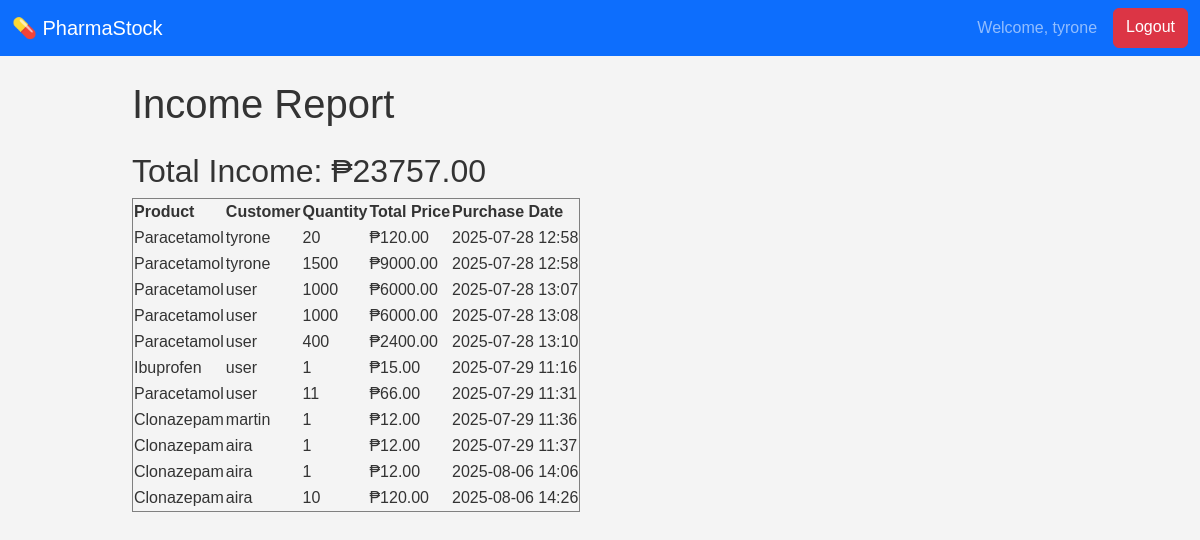
Page /income-report/ (signed in) on the earlier database version.
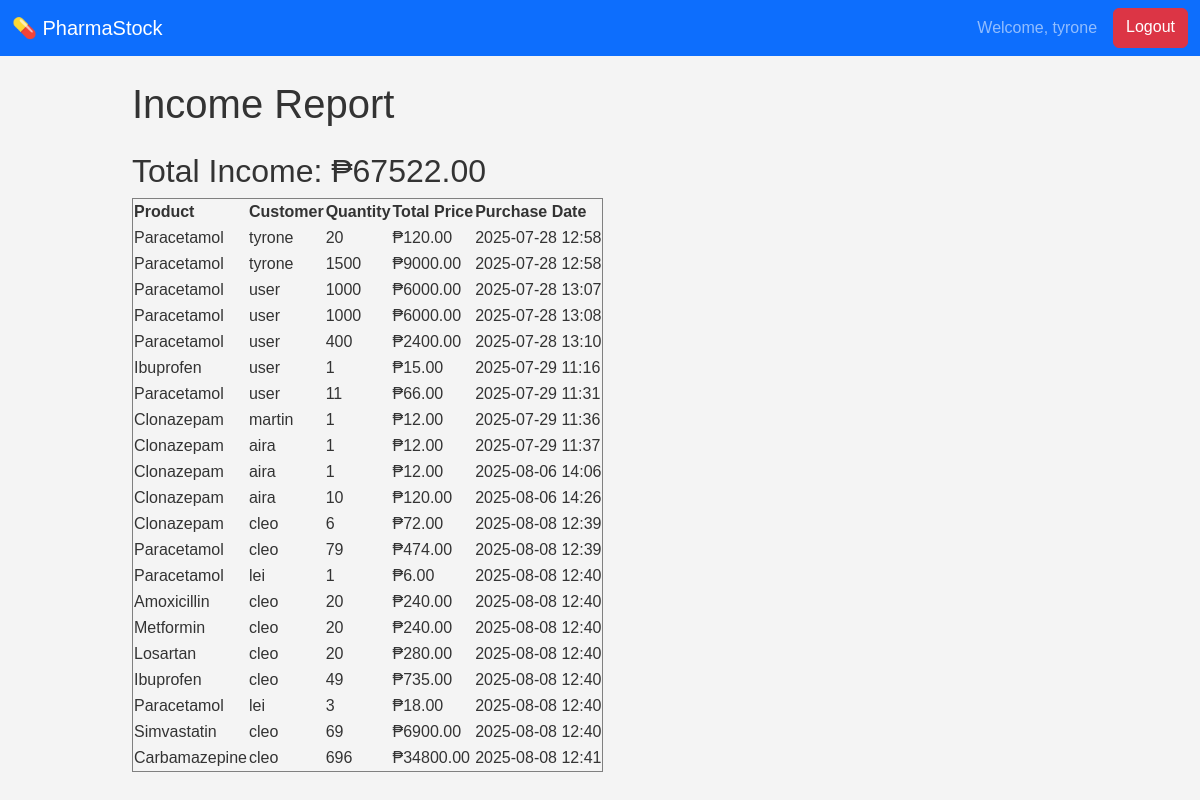
Same page on the later database version.
### inventory/models.py (models this page shows, shortened)
class Purchase(models.Model):
    product = models.ForeignKey(Product, on_delete=models.CASCADE)
    customer = models.ForeignKey(User, on_delete=models.CASCADE)
    quantity = models.PositiveIntegerField()
    total_price = models.DecimalField(max_digits=10, decimal_places=2)
    purchase_date = models.DateTimeField(auto_now_add=True)

class Product(models.Model):
    name = models.CharField(max_length=100)
    category = models.CharField(max_length=50)
    quantity = models.PositiveIntegerField()
    expiry_date = models.DateField()
    price = models.DecimalField(max_digits=10, decimal_places=2, default=0.00)
    low_stock_threshold = models.PositiveIntegerField(default=10)
    supplier = models.ForeignKey(Supplier, on_delete=models.SET_NULL, null=True, blank=True)
    image = models.ImageField(upload_to='products/', blank=True, null=True)
    barcode = models.ImageField(upload_to='barcodes/', blank=True)

### inventory/views.py (the view)
# urls.py: path('income-report/', views.income_report, name='income_report'),
@admin_required
def income_report(request):
    purchases = Purchase.objects.all()
    total_income = sum(purchase.total_price for purchase in purchases)
    context = {
        'purchases': purchases,
        'total_income': total_income,
    }
    return render(request, 'inventory/income_report.html', context)

### inventory/views.py (called while the page is built)
def admin_required(view_func):
    decorated_view_func = login_required(user_passes_test(lambda u: u.is_staff)(view_func))
    return decorated_view_func

### inventory/templates/inventory/income_report.html (shortened to what this page needs)
{% extends 'inventory/base.html' %}
{% block page_title %}Income Report{% endblock %}
{% block content %}
<div class="income-summary">
    <h2>Total Income: ₱{{ total_income|floatformat:2 }}</h2>
</div>
<table border="1">
    <thead>
        <tr>
            <th>Product</th>
            <th>Customer</th>
            <th>Quantity</th>
            <th>Total Price</th>
            <th>Purchase Date</th>
        </tr>
    </thead>
    <tbody>
        {% for purchase in purchases %}
        <tr>
            <td>{{ purchase.product.name }}</td>
            <td>{{ purchase.customer.username }}</td>
            <td>{{ purchase.quantity }}</td>
            <td>₱{{ purchase.total_price|floatformat:2 }}</td>
            <td>{{ purchase.purchase_date|date:"Y-m-d H:i" }}</td>
        </tr>
        {% empty %}
        <tr>
            <td colspan="5">No purchases yet.</td>
        </tr>
        {% endfor %}
    </tbody>
</table>
{% endblock %}

Differences in the rows shown:
added Purchase: product.name "Clonazepam", customer.username "cleo", quantity "6", total_price "72.00", purchase_date "2025-08-08 12:39"
added Purchase: product.name "Paracetamol", customer.username "cleo", quantity "79", total_price "474.00", purchase_date "2025-08-08 12:39"
added Purchase: product.name "Paracetamol", customer.username "lei", quantity "1", total_price "6.00", purchase_date "2025-08-08 12:40"
added Purchase: product.name "Amoxicillin", customer.username "cleo", quantity "20", total_price "240.00", purchase_date "2025-08-08 12:40"
added Purchase: product.name "Metformin", customer.username "cleo", quantity "20", total_price "240.00", purchase_date "2025-08-08 12:40"
added Purchase: product.name "Losartan", customer.username "cleo", quantity "20", total_price "280.00", purchase_date "2025-08-08 12:40"
added Purchase: product.name "Ibuprofen", customer.username "cleo", quantity "49", total_price "735.00", purchase_date "2025-08-08 12:40"
added Purchase: product.name "Paracetamol", customer.username "lei", quantity "3", total_price "18.00", purchase_date "2025-08-08 12:40"
added Purchase: product.name "Simvastatin", customer.username "cleo", quantity "69", total_price "6900.00", purchase_date "2025-08-08 12:40"
added Purchase: product.name "Carbamazepine", customer.username "cleo", quantity "696", total_price "34800.00", purchase_date "2025-08-08 12:41"
Other differences:
{{ total_income|floatformat:2 }}: "23757.00" → "67522.00"
